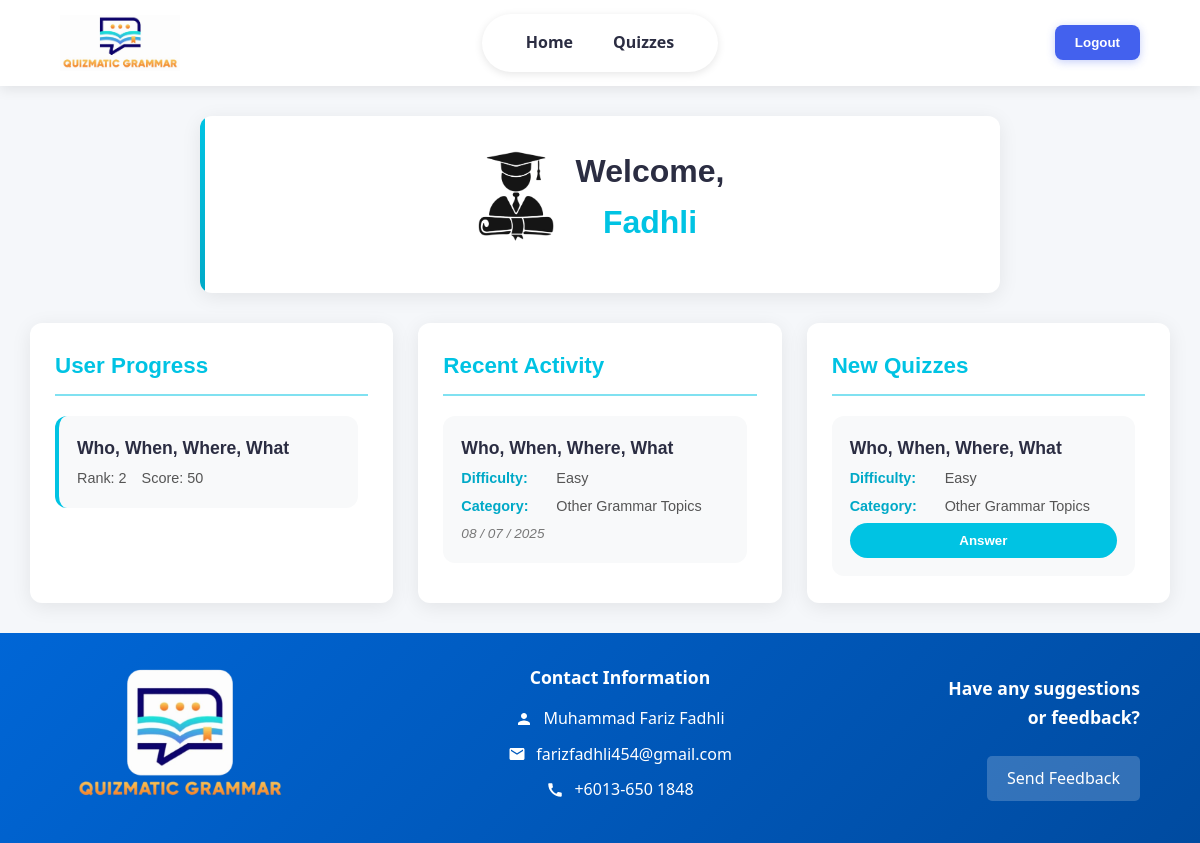
/user_dashboard.php (signed in), run on the app's committed database.
### tables this page shows
CREATE TABLE `quiz` (
  `QUIZ_ID` int(11) NOT NULL,
  `QUIZ_TITLE` varchar(255) DEFAULT NULL,
  `QUIZ_CATEGORY` varchar(100) DEFAULT NULL,
  `QUIZ_DIFFICULTY` varchar(50) DEFAULT NULL,
  `QUIZ_DATE` date DEFAULT NULL
);

### user_dashboard.php (the view, shortened to what this page needs)
<?php
$conn = new mysqli("localhost", "root", "", "quizmaticgrammar");
$userId = $_SESSION['user']['USER_ID'];
$userName = $_SESSION['user']['USER_NAME'];
$recentQuery = $conn->query("
    SELECT q.QUIZ_TITLE, q.QUIZ_DIFFICULTY, q.QUIZ_CATEGORY, uq.DATE_TAKEN
    FROM user_quiz uq
    JOIN quiz q ON uq.QUIZ_ID = q.QUIZ_ID
    WHERE uq.USER_ID = '$userId'
    ORDER BY uq.USERQUIZ_ID DESC  -- Ganti dengan nama kolom ID yang benar
    LIMIT 1
");
$newQuizQuery = $conn->query("
    SELECT QUIZ_ID, QUIZ_TITLE, QUIZ_DIFFICULTY, QUIZ_CATEGORY
    FROM quiz
    ORDER BY QUIZ_ID DESC
    LIMIT 3
");
$progressQuery = $conn->query("
    SELECT q.QUIZ_TITLE, l.LEADERBOARD_SCORE, l.LEADERBOARD_RANK,
           MAX(uq.DATE_TAKEN) as LAST_TAKEN
    FROM leaderboard l
    JOIN quiz q ON q.QUIZ_ID = l.QUIZ_ID
    JOIN user_quiz uq ON uq.QUIZ_ID = l.QUIZ_ID AND uq.USER_ID = l.USER_ID
    WHERE l.USER_ID = '$userId'
    GROUP BY q.QUIZ_TITLE, l.LEADERBOARD_SCORE, l.LEADERBOARD_RANK
    ORDER BY LAST_TAKEN DESC
    LIMIT 5
");
?>
<!DOCTYPE html>
<html lang="en">
<head>
</head>
<body>
<?php include 'header.php'; ?>
<div class="welcome-wrapper">
  <div class="welcome">
    <div class="welcome-top">
      <img src="grad.png" alt="Profile picture">
      <h2>Welcome,<br><span><?= htmlspecialchars($userName) ?></span></h2>
    </div>
  </div>
</div>
<main>
  <section class="user-progress">
    <h3>User Progress</h3>
    <div class="scroll-container">
      <?php if ($progressQuery->num_rows > 0): ?>
        <?php while ($row = $progressQuery->fetch_assoc()): ?>
          <div class="progress-item">
            <strong><?= htmlspecialchars($row['QUIZ_TITLE']) ?></strong>
            <div class="progress-stats">
              <span>Rank: <?= $row['LEADERBOARD_RANK'] ?></span>
              <span>Score: <?= $row['LEADERBOARD_SCORE'] ?></span>
            </div>
          </div>
        <?php endwhile; ?>
      <?php else: ?>
        <p>No progress found.</p>
      <?php endif; ?>
    </div>
  </section>
 <section class="recent-activity">
    <h3>Recent Activity</h3>
    <div class="scroll-container">
        <?php if ($recentQuery->num_rows > 0): ?>
            <?php $row = $recentQuery->fetch_assoc(); ?>
            <div class="activity-item">
                <strong><?= htmlspecialchars($row['QUIZ_TITLE']) ?></strong>
                <div class="activity-details">
                    <div class="detail-row">
                        <span class="detail-label">Difficulty:</span>
                        <span class="detail-value"><?= htmlspecialchars($row['QUIZ_DIFFICULTY']) ?></span>
                    </div>
                    <div class="detail-row">
                        <span class="detail-label">Category:</span>
                        <span class="detail-value"><?= htmlspecialchars($row['QUIZ_CATEGORY']) ?></span>
                    </div>
                </div>
                <div class="activity-date">
                    <?= date('d / m / Y', strtotime($row['DATE_TAKEN'])) ?>
                </div>
            </div>
        <?php else: ?>
            <p>No recent activity</p>
        <?php endif; ?>
    </div>
</section>
<section class="new-quizzes">
    <h3>New Quizzes</h3>
    <div class="scroll-container">
        <?php while ($quiz = $newQuizQuery->fetch_assoc()): ?>
            <div class="quiz-item">
                <strong><?= htmlspecialchars($quiz['QUIZ_TITLE']) ?></strong>
                <div class="quiz-details">
                    <div class="detail-row">
                        <span class="detail-label">Difficulty:</span>
                        <span class="detail-value"><?= htmlspecialchars($quiz['QUIZ_DIFFICULTY']) ?></span>
                    </div>
                    <div class="detail-row">
                        <span class="detail-label">Category:</span>
                        <span class="detail-value"><?= htmlspecialchars($quiz['QUIZ_CATEGORY']) ?></span>
                    </div>
                </div>
                <form method="GET" action="answer_quiz.php">
                    <button type="submit" class="answer-btn">Answer</button>
                </form>
            </div>
        <?php endwhile; ?>
    </div>
</section>
</main>
<?php include 'footer.php'; ?>
</body>
</html>

### user_dashboard.php (style rules this page uses)
:root { --primary: #00c3e3; --primary-dark: #00a9c7; --primary-light: #80e1f1; --white: #ffffff; --dark: #2b2d42; --light: #f8f9fa; --border-radius: 12px; --shadow: 0 4px 20px rgba(0, 0, 0, 0.08); --transition: all 0.3s ease; }
* { box-sizing: border-box; margin: 0; padding: 0; }
body { font-family: Arial, sans-serif; background-color: #f5f7fa; color: var(--dark); line-height: 1.6; }
.welcome-wrapper { display: flex; justify-content: center; padding: 30px 20px 0; }
.welcome { background: var(--white); border-radius: var(--border-radius); box-shadow: var(--shadow); padding: 30px; width: 100%; max-width: 800px; text-align: center; position: relative; overflow: hidden; }
.welcome::before { content: ''; position: absolute; top: 0; left: 0; width: 5px; height: 100%; background: linear-gradient(to bottom, var(--primary), var(--primary-dark)); }
.welcome-top { display: flex; align-items: center; justify-content: center; gap: 20px; margin-bottom: 15px; }
.welcome-top img { width: 80px; height: auto; //border-radius: 50%; //object-fit: cover; //border: 3px solid var(--primary-light); }
.welcome h2 { font-size: 2rem; color: var(--dark); margin: 0; }
.welcome h2 span { color: var(--primary); font-weight: 600; }
main { display: grid; grid-template-columns: repeat(auto-fit, minmax(300px, 1fr)); gap: 25px; padding: 30px; max-width: 1200px; margin: 0 auto; }
section { background: var(--white); border-radius: var(--border-radius); box-shadow: var(--shadow); padding: 25px; transition: var(--transition); height: 280px; display: flex; flex-direction: column; }
h3 { font-size: 1.4rem; color: var(--primary); margin-bottom: 20px; padding-bottom: 10px; border-bottom: 2px solid var(--primary-light); }
.scroll-container { flex: 1; overflow-y: auto; padding-right: 10px; }
.progress-item { background: var(--light); border-radius: var(--border-radius); padding: 18px; margin-bottom: 15px; transition: var(--transition); border-left: 4px solid var(--primary); }
.progress-item strong { font-size: 1.1rem; color: var(--dark); display: block; margin-bottom: 5px; }
.progress-stats { display: flex; gap: 15px; font-size: 0.9rem; color: #555; }
.activity-item { background: var(--light); border-radius: var(--border-radius); padding: 18px; margin-bottom: 15px; transition: var(--transition); }
.activity-item strong { font-size: 1.1rem; color: var(--dark); display: block; margin-bottom: 5px; }
.activity-details { display: flex; flex-direction: column; gap: 5px; font-size: 0.9rem; color: #555; margin-bottom: 5px; }
.activity-date { font-size: 0.85rem; color: #777; font-style: italic; }
.quiz-item { background: var(--light); border-radius: var(--border-radius); padding: 18px; margin-bottom: 15px; transition: var(--transition); }
.quiz-item strong { font-size: 1.1rem; color: var(--dark); display: block; margin-bottom: 5px; }
.quiz-details { display: flex; flex-direction: column; gap: 5px; font-size: 0.9rem; color: #555; margin-bottom: 5px; }
.answer-btn { background: var(--primary); color: var(--white); border: none; padding: 10px 20px; border-radius: 50px; font-weight: 600; cursor: pointer; transition: var(--transition); display: inline-block; text-align: center; width: 100%; }
.detail-row { display: flex; gap: 15px; align-items: center; }
.detail-label { font-weight: 600; color: var(--primary-dark); min-width: 80px; }
.detail-value { flex: 1; }

### header.php (style rules this page uses)
:root { --primary-color: #4361ee; --primary-hover: #3a56d4; --secondary-color: #7209b7; --text-color: #2b2d42; --light-bg: #f8f9fa; --white: #ffffff; --transition: all 0.3s ease; }

### data on the page
quiz: QUIZ_TITLE "Who, When, Where, What", QUIZ_DIFFICULTY "Easy", QUIZ_CATEGORY "Other Grammar Topics"

### other printed values
$userName "Fadhli"
$row['QUIZ_TITLE'] "Who, When, Where, What"
$row['LEADERBOARD_RANK'] "2"
$row['LEADERBOARD_SCORE'] "50"
$row['QUIZ_DIFFICULTY'] "Easy"
$row['QUIZ_CATEGORY'] "Other Grammar Topics"
date('d / m / Y', strtotime($row['DATE_TAKEN'])) "08 / 07 / 2025"
